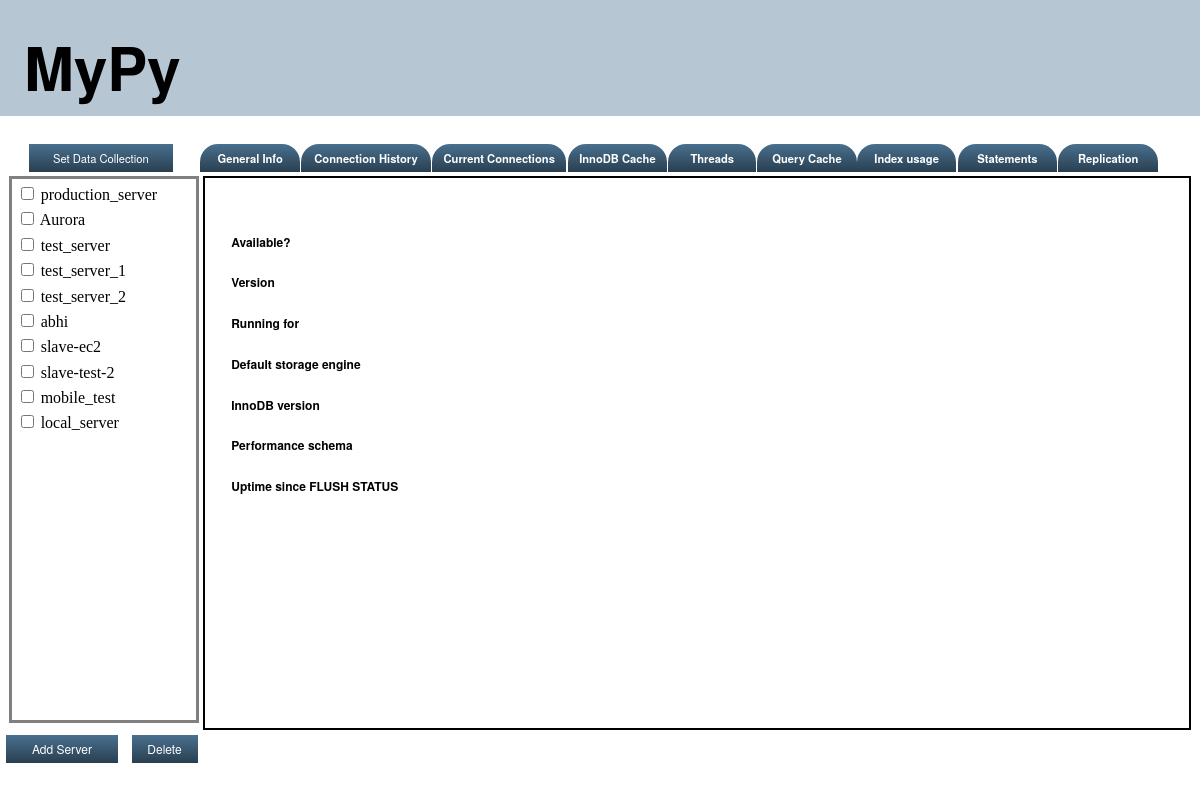
Before: /mypy/ with the older database file.
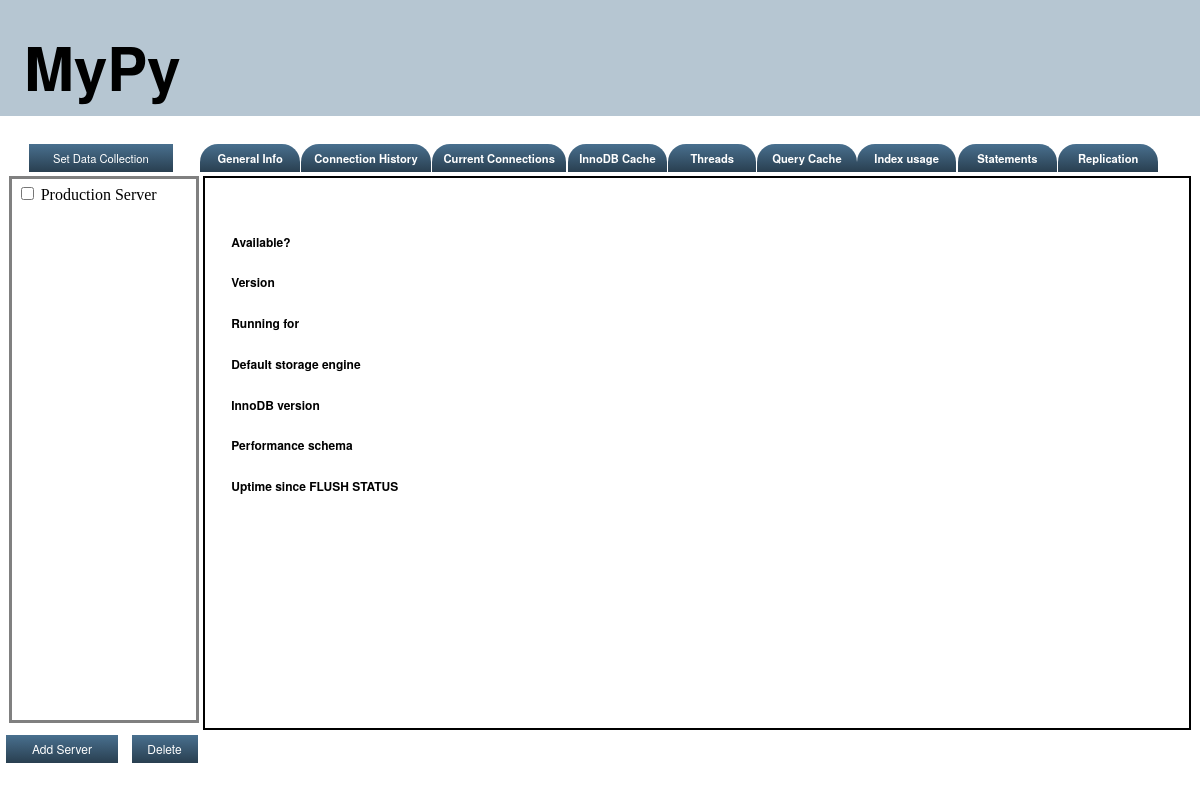
After: the same page with the newer database file.
### mypy_app/models.py (models this page shows, shortened)
class add_server(models.Model):
    mysql_server_name = models.CharField(max_length=200, unique=True, null=False)
    mysql_host = models.CharField(max_length=200, null=False)
    mysql_port = models.CharField(max_length=10, null=False, default="3306")
    mysql_user = models.CharField(max_length=200, null=False)
    mysql_password = models.CharField(max_length=200, blank=True)
    original_server_name = models.CharField(max_length=200)

### mypy_app/views.py (the view, shortened to what this page needs)
def index(request):
    servers_object = {}
    context = RequestContext(request)
    context_dict = {
            'server_list': add_server.objects.all(),
            }
    return render_to_response('mypy_app/index.html', context_dict, context)

### templates/mypy_app/index.html (shortened to what this page needs)
<!DOCTYPE html>
{% extends "base.html" %}
{% load static %}
{% block heading %}
<link rel="stylesheet" type="text/css" href="{% static 'css/index.css' %}" />
<h1>MyPy</h1>
{% endblock %}
    {% block body_tag %}
        <input type="button" value="Set Data Collection" id="data_collection" style='left: 2.4vw; width: 12vw;
               display: inline-block;position: fixed; top: 18vh; background: linear-gradient(#49708f, #293f50);
	           font: 1.4vh/1.4vw "Helvetica Neue", Helvetica, Arial, sans-serif; border: 0; line-height: 1vh; color: #fff;
	           cursor: pointer; height: 3.5vh; padding: 0.5vw 1vh;'/>
        <input type="button" class="tab" value="General Info" id="general_info" />
        <input type="button" class="tab" value="Connection History" id="connection_history"
        style="width: 10.8vw; left: 25.1vw;" />
        <input type="button" class="tab" value="Current Connections" id="current_connections"
        style="width: 11.2vw; left: 36vw;" />
        <input type="button" class="tab" value="InnoDB Cache" id="innodb_cache" style="left: 47.3vw;" />
        <input type="button" class="tab" value="Threads" id="threads" style="width: 7.3vw; left: 55.7vw;" />
        <input type="button" class="tab" value="Query Cache" id="query_cache" style="left: 63.1vw;" />
        <input type="button" class="tab" value="Index usage" id="index_usage" style="left: 71.4vw;" />
        <input type="button" class="tab" value="Statements" id="statements" style="left: 79.8vw;" />
        <input type="button" class="tab" value="Replication" id="replication" style="left: 88.2vw;" />
        {% if server_list %}
	        <form action="/mypy/" method="post" id="server_list_form">
                <ul id="side_list">
	                {% for server in server_list %}
	                    <li class="side_list_padding">
	                        <input type="checkbox" name="selected_server_checkbox" value="{{server.mysql_server_name}}" />
	                            <span class="side_list_link">{{ server.mysql_server_name }}</span>
	                    </li>
	                {% endfor %}
	            </ul>
	    {% endif %}
	            <br>
	            <span>
	                <input type="submit" value="Delete" class="btn" name="delete_server"
	                style="width: 5.5vw; left: 10.7vw;" id="delete_server" onclick="return confirm('Are you sure you want to delete the server(s)?');">
	        </form>
	        <form style="float: left;">
	            <input type="submit" value="Add Server" class="btn" id='add_server'>
            </form>
        <div id="server_details"></div>
    {% endblock %}

### templates/base.html (shortened to what this page needs)
<!DOCTYPE html>
   {% load static %}
   <html lang="en">
      <head>
		 <link rel="stylesheet" type="text/css" href="{% static 'css/base.css' %}" />
		 <div id="header">
			 <div id="heading">{% block heading %}<h1>MyPy</h1>{% endblock %}</div>
		 </div>
      </head>
      <body id="body_tag">
      {% block body_tag %}
      {% endblock %}
      </body>
   </html>

### static/css/base.css (style rules this page uses)
#header { position: fixed; top: 0vw; left: 0vh; left: 0vh; width: 100vw; height: 12vh/12vw; background: #B6C6D2; }
#heading { display: inline-block; font: 2.5vw/2.5vh "Helvetica Neue", Helvetica, Arial, sans-serif; margin-left: 2vw; margin-top: 2vh; }

### static/css/index.css (style rules this page uses)
.tab { display: inline-block; position: fixed; top: 18vh; left: 16.7vw; background: linear-gradient(#49708f, #293f50); font: 1.4vh/1.4vw "Helvetica Neue", Helvetica, Arial, sans-serif; border: 0; border-top-left-radius: 1.5vw; border-top-right-radius: 1.5vw; color: #fff; cursor: pointer; height: 3.5vh; padding: 0.5vw 1vh; width: 8.3vw; font-weight: bold; line-height: 1vh; }
.btn { display: inline-block; position: fixed; top: 91.5vh; background: linear-gradient(#49708f, #293f50); font: 1.5vh/1.5vw "Helvetica Neue", Helvetica, Arial, sans-serif; border: 0; color: #fff; cursor: pointer; height: 3.5vh; width: 9.4vw; padding: 0.5vw 1vh; margin: 0.26vw; left: 0.2vw; line-height: 1vh; }
#side_list { list-style-type: none; top: 20vh; position: fixed; margin-left: 0.05vw; border: 0.25vw solid gray; width: 15vw; height: 67vh; padding: 0.2vw; overflow-y: scroll; }
#server_details { display: inline-flex; justify-content: flex-start; position: fixed; border: 2px solid black; white-space: nowrap; top: 22vh; left: 16.9vw; width: 82vw; height: 68.7vh; overflow-x: scroll; }
.side_list_padding { padding: 1.5%; }
.side_list_link { cursor: pointer; }

Changed rows visible on the page:
removed add_server: mysql_server_name "Aurora"
removed add_server: mysql_server_name "test_server"
removed add_server: mysql_server_name "test_server_1"
removed add_server: mysql_server_name "test_server_2"
removed add_server: mysql_server_name "abhi"
removed add_server: mysql_server_name "slave-ec2"
removed add_server: mysql_server_name "slave-test-2"
removed add_server: mysql_server_name "mobile_test"
removed add_server: mysql_server_name "local_server"
changed add_server: mysql_server_name "production_server" → "Production Server"
